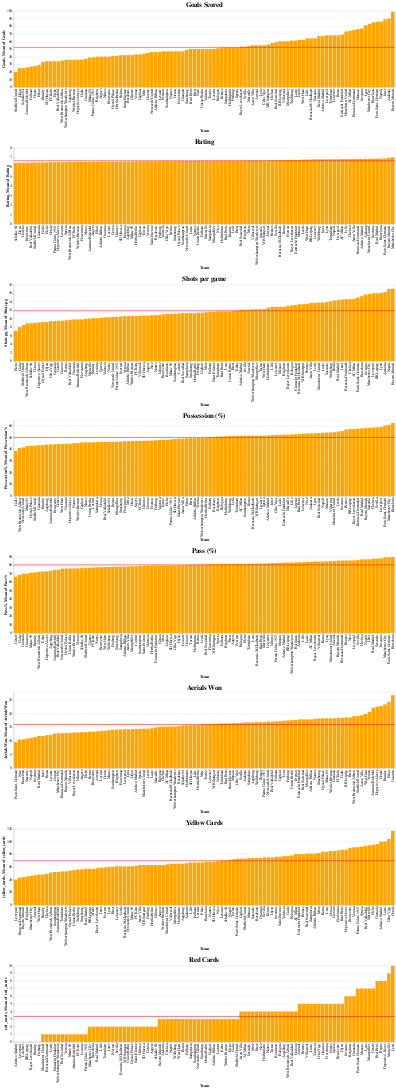

The code cell stored with this chart in its notebook:
### Code cell
# GIRAFFE - BAR CHART SERIES

import pandas as pd
import altair as alt


df = pd.read_csv("FootballTeams.csv", index_col=False)

tournaments=["Bundesliga", "LaLiga", "Ligue 1", "Premier League", "Serie A"]


single = alt.selection(type='single')


tournament_dropdown = alt.binding_select(options=[None] + tournaments, labels = ["All"] + tournaments)

tournament = alt.selection_single(fields=['Tournament'], bind=tournament_dropdown, name=" ")

goals_chart = alt.Chart(df).mark_bar().encode(
    x=alt.X("Team:O", sort="y"),
    y=alt.Y("Goals:Q"),
    color= alt.condition(single, alt.ColorValue("orange"), alt.ColorValue("steelblue")),
).properties(
    width=1500,
    title="Goals Scored"
)


goals_rule = alt.Chart(df).mark_rule(color='red').encode(
    y='mean(Goals):Q',
    size=alt.value(2)
)

ratings_chart = alt.Chart(df).mark_bar().encode(
    x=alt.X("Team:O", sort="y"),
    y=alt.Y("Rating:Q", scale=alt.Scale(zero=False)),
    color= alt.condition(single, alt.ColorValue("orange"), alt.ColorValue("steelblue")),
).properties(
    width=1500,
    title="Rating"
)


ratings_rule = alt.Chart(df).mark_rule(color='red').encode(
    y='mean(Rating):Q',
    size=alt.value(2)
)



shots_chart = alt.Chart(df).mark_bar().encode(
    x=alt.X("Team:O", sort="y"),
    y=alt.Y("Shots pg:Q"),
    color= alt.condition(single, alt.ColorValue("orange"), alt.ColorValue("steelblue")),
).properties(
    width=1500,
    title="Shots per game"
)

shots_rule = alt.Chart(df).mark_rule(color='red').encode(
    y='mean(Shots pg):Q',
    size=alt.value(2)
)

possession_chart = alt.Chart(df).mark_bar().encode(
    x=alt.X("Team:O", sort="y"),
    y=alt.Y("Possession%:Q"),
    color= alt.condition(single, alt.ColorValue("orange"), alt.ColorValue("steelblue")),
).properties(
    width=1500,
    title="Possession (%)"
)

possession_rule = alt.Chart(df).mark_rule(color='red').encode(
    y='mean(Possession%):Q',
    size=alt.value(2)
)


pass_chart = alt.Chart(df).mark_bar().encode(
    x=alt.X("Team:O", sort="y"),
    y=alt.Y("Pass%:Q"),
    color= alt.condition(single, alt.ColorValue("orange"), alt.ColorValue("steelblue")),
).properties(
    width=1500,
    title="Pass (%)"
)

pass_rule = alt.Chart(df).mark_rule(color='red').encode(
    y='mean(Pass%):Q',
    size=alt.value(2)
)

arials_chart = alt.Chart(df).mark_bar().encode(
    x=alt.X("Team:O", sort="y"),
    y=alt.Y("AerialsWon:Q"),
    color= alt.condition(single, alt.ColorValue("orange"), alt.ColorValue("steelblue")),
).properties(
    width=1500,
    title="Aerials Won"
)

arials_rule = alt.Chart(df).mark_rule(color='red').encode(
    y='mean(AerialsWon):Q',
    size=alt.value(2)
)

yellows_chart = alt.Chart(df).mark_bar().encode(
    x=alt.X("Team:O", sort="y"),
    y=alt.Y("yellow_cards:Q"),
    color= alt.condition(single, alt.ColorValue("orange"), alt.ColorValue("steelblue")),
).properties(
    width=1500,
    title="Yellow Cards"
)

yellows_rule = alt.Chart(df).mark_rule(color='red').encode(
    y='mean(yellow_cards):Q',
    size=alt.value(2)
)


reds_chart = alt.Chart(df).mark_bar().encode(
    x=alt.X("Team:O", sort="y"),
    y=alt.Y("red_cards:Q"),
    color= alt.condition(single, alt.ColorValue("orange"), alt.ColorValue("steelblue")),
).properties(
    width=1500,
    title="Red Cards"
)

reds_rule = alt.Chart(df).mark_rule(color='red').encode(
    y='mean(red_cards):Q',
    size=alt.value(2)
)

from IPython.display import HTML
display(HTML("""
<style>
form.vega-bindings {
  position: absolute;
  left: 0px;
  top:0px;
}
</style>
"""))




chart = alt.vconcat((goals_chart+goals_rule), (ratings_chart + ratings_rule), (shots_chart + shots_rule), (possession_chart + possession_rule), 
                    (pass_chart + pass_rule), (arials_chart + arials_rule), (yellows_chart + yellows_rule), 
                    (reds_chart + reds_rule)
).configure_axis(
    labelFontSize=14,
    titleFontSize=16
).configure_title(
    fontSize=26
).add_selection(
    tournament,
    single
).transform_filter(
     tournament
)


#chart.save('bars.html')

chart

### Figure 1 — Vega-Lite specification as saved in the notebook (floating-point values rounded to 4 significant figures)
{"config": {"view": {"continuousWidth": 400, "continuousHeight": 300}, "axis": {"labelFontSize": 14, "titleFontSize": 16}, "title": {"fontSize": 26}}, "vconcat": [{"layer": [{"mark": "bar", "encoding": {"color": {"condition": {"value": "orange", "selection": "selector001"}, "value": "steelblue"}, "x": {"type": "ordinal", "field": "Team", "sort": "y"}, "y": {"type": "quantitative", "field": "Goals"}}, "selection": {" ": {"type": "single", "fields": ["Tournament"], "bind": {"input": "select", "options": [null, "Bundesliga", "LaLiga", "Ligue 1", "Premier League", "Serie A"], "labels": ["All", "Bundesliga", "LaLiga", "Ligue 1", "Premier League", "Serie A"]}}, "selector001": {"type": "single"}}, "title": "Goals Scored", "width": 1500}, {"mark": {"type": "rule", "color": "red"}, "encoding": {"size": {"value": 2}, "y": {"type": "quantitative", "aggregate": "mean", "field": "Goals"}}}]}, {"layer": [{"mark": "bar", "encoding": {"color": {"condition": {"value": "orange", "selection": "selector001"}, "value": "steelblue"}, "x": {"type": "ordinal", "field": "Team", "sort": "y"}, "y": {"type": "quantitative", "field": "Rating", "scale": {"zero": false}}}, "selection": {" ": {"type": "single", "fields": ["Tournament"], "bind": {"input": "select", "options": [null, "Bundesliga", "LaLiga", "Ligue 1", "Premier League", "Serie A"], "labels": ["All", "Bundesliga", "LaLiga", "Ligue 1", "Premier League", "Serie A"]}}, "selector001": {"type": "single"}}, "title": "Rating", "width": 1500}, {"mark": {"type": "rule", "color": "red"}, "encoding": {"size": {"value": 2}, "y": {"type": "quantitative", "aggregate": "mean", "field": "Rating"}}}]}, {"layer": [{"mark": "bar", "encoding": {"color": {"condition": {"value": "orange", "selection": "selector001"}, "value": "steelblue"}, "x": {"type": "ordinal", "field": "Team", "sort": "y"}, "y": {"type": "quantitative", "field": "Shots pg"}}, "selection": {" ": {"type": "single", "fields": ["Tournament"], "bind": {"input": "select", "options": [null, "Bundesliga", "LaLiga", "Ligue 1", "Premier League", "Serie A"], "labels": ["All", "Bundesliga", "LaLiga", "Ligue 1", "Premier League", "Serie A"]}}, "selector001": {"type": "single"}}, "title": "Shots per game", "width": 1500}, {"mark": {"type": "rule", "color": "red"}, "encoding": {"size": {"value": 2}, "y": {"type": "quantitative", "aggregate": "mean", "field": "Shots pg"}}}]}, {"layer": [{"mark": "bar", "encoding": {"color": {"condition": {"value": "orange", "selection": "selector001"}, "value": "steelblue"}, "x": {"type": "ordinal", "field": "Team", "sort": "y"}, "y": {"type": "quantitative", "field": "Possession%"}}, "selection": {" ": {"type": "single", "fields": ["Tournament"], "bind": {"input": "select", "options": [null, "Bundesliga", "LaLiga", "Ligue 1", "Premier League", "Serie A"], "labels": ["All", "Bundesliga", "LaLiga", "Ligue 1", "Premier League", "Serie A"]}}, "selector001": {"type": "single"}}, "title": "Possession (%)", "width": 1500}, {"mark": {"type": "rule", "color": "red"}, "encoding": {"size": {"value": 2}, "y": {"type": "quantitative", "aggregate": "mean", "field": "Possession%"}}}]}, {"layer": [{"mark": "bar", "encoding": {"color": {"condition": {"value": "orange", "selection": "selector001"}, "value": "steelblue"}, "x": {"type": "ordinal", "field": "Team", "sort": "y"}, "y": {"type": "quantitative", "field": "Pass%"}}, "selection": {" ": {"type": "single", "fields": ["Tournament"], "bind": {"input": "select", "options": [null, "Bundesliga", "LaLiga", "Ligue 1", "Premier League", "Serie A"], "labels": ["All", "Bundesliga", "LaLiga", "Ligue 1", "Premier League", "Serie A"]}}, "selector001": {"type": "single"}}, "title": "Pass (%)", "width": 1500}, {"mark": {"type": "rule", "color": "red"}, "encoding": {"size": {"value": 2}, "y": {"type": "quantitative", "aggregate": "mean", "field": "Pass%"}}}]}, {"layer": [{"mark": "bar", "encoding": {"color": {"condition": {"value": "orange", "selection": "selector001"}, "value": "steelblue"}, "x": {"type": "ordinal", "field": "Team", "sort": "y"}, "y": {"type": "quantitative", "field": "AerialsWon"}}, "selection": {" ": {"type": "single", "fields": ["Tournament"], "bind": {"input": "select", "options": [null, "Bundesliga", "LaLiga", "Ligue 1", "Premier League", "Serie A"], "labels": ["All", "Bundesliga", "LaLiga", "Ligue 1", "Premier League", "Serie A"]}}, "selector001": {"type": "single"}}, "title": "Aerials Won", "width": 1500}, {"mark": {"type": "rule", "color": "red"}, "encoding": {"size": {"value": 2}, "y": {"type": "quantitative", "aggregate": "mean", "field": "AerialsWon"}}}]}, {"layer": [{"mark": "bar", "encoding": {"color": {"condition": {"value": "orange", "selection": "selector001"}, "value": "steelblue"}, "x": {"type": "ordinal", "field": "Team", "sort": "y"}, "y": {"type": "quantitative", "field": "yellow_cards"}}, "selection": {" ": {"type": "single", "fields": ["Tournament"], "bind": {"input": "select", "options": [null, "Bundesliga", "LaLiga", "Ligue 1", "Premier League", "Serie A"], "labels": ["All", "Bundesliga", "LaLiga", "Ligue 1", "Premier League", "Serie A"]}}, "selector001": {"type": "single"}}, "title": "Yellow Cards", "width": 1500}, {"mark": {"type": "rule", "color": "red"}, "encoding": {"size": {"value": 2}, "y": {"type": "quantitative", "aggregate": "mean", "field": "yellow_cards"}}}]}, {"layer": [{"mark": "bar", "encoding": {"color": {"condition": {"value": "orange", "selection": "selector001"}, "value": "steelblue"}, "x": {"type": "ordinal", "field": "Team", "sort": "y"}, "y": {"type": "quantitative", "field": "red_cards"}}, "selection": {" ": {"type": "single", "fields": ["Tournament"], "bind": {"input": "select", "options": [null, "Bundesliga", "LaLiga", "Ligue 1", "Premier League", "Serie A"], "labels": ["All", "Bundesliga", "LaLiga", "Ligue 1", "Premier League", "Serie A"]}}, "selector001": {"type": "single"}}, "title": "Red Cards", "width": 1500}, {"mark": {"type": "rule", "color": "red"}, "encoding": {"size": {"value": 2}, "y": {"type": "quantitative", "aggregate": "mean", "field": "red_cards"}}}]}], "data": {"name": "data-62cc35df9dc3a4a1d0334878586540a4"}, "transform": [{"filter": {"selection": " "}}], "$schema": "https://vega.github.io/schema/vega-lite/v4.8.1.json", "datasets": {"data-62cc35df9dc3a4a1d0334878586540a4": [{"Team": "Manchester City", "Tournament": "Premier League", "Goals": 83, "Shots pg": 15.8, "yellow_cards": 46, "red_cards": 2, "Possession%": 60.8, "Pass%": 89.4, "AerialsWon": 12.8, "Rating": 7.01}, {"Team": "Bayern Munich", "Tournament": "Bundesliga", "Goals": 99, "Shots pg": 17.1, "yellow_cards": 44, "red_cards": 3, "Possession%": 58.1, "Pass%": 85.5, "AerialsWon": 12.9, "Rating": 6.95}, {"Team": "Paris Saint-Germain", "Tournament": "Ligue 1", "Goals": 86, "Shots pg": 15.0, "yellow_cards": 73, "red_cards": 7, "Possession%": 60.1, "Pass%": 89.5, "AerialsWon": 9.5, "Rating": 6.88}, {"Team": "Barcelona", "Tournament": "LaLiga", "Goals": 85, "Shots pg": 15.3, "yellow_cards": 68, "red_cards": 2, "Possession%": 62.4, "Pass%": 89.7, "AerialsWon": 10.6, "Rating": 6.87}, {"Team": "Real Madrid", "Tournament": "LaLiga", "Goals": 67, "Shots pg": 14.4, "yellow_cards": 57, "red_cards": 2, "Possession%": 57.7, "Pass%": 87.7, "AerialsWon": 11.8, "Rating": 6.86}, {"Team": "Manchester United", "Tournament": "Premier League", "Goals": 73, "Shots pg": 13.8, "yellow_cards": 64, "red_cards": 1, "Possession%": 54.5, "Pass%": 84.8, "AerialsWon": 14.5, "Rating": 6.85}, {"Team": "Juventus", "Tournament": "Serie A", "Goals": 77, "Shots pg": 15.7, "yellow_cards": 76, "red_cards": 6, "Possession%": 55.4, "Pass%": 88.3, "AerialsWon": 11.4, "Rating": 6.85}, {"Team": "Aston Villa", "Tournament": "Premier League", "Goals": 55, "Shots pg": 13.7, "yellow_cards": 63, "red_cards": 4, "Possession%": 49.1, "Pass%": 78.6, "AerialsWon": 19.4, "Rating": 6.84}, {"Team": "Borussia Dortmund", "Tournament": "Bundesliga", "Goals": 75, "Shots pg": 14.6, "yellow_cards": 43, "red_cards": 1, "Possession%": 57.5, "Pass%": 85.5, "AerialsWon": 12.8, "Rating": 6.84}, {"Team": "Atletico Madrid", "Tournament": "LaLiga", "Goals": 67, "Shots pg": 12.1, "yellow_cards": 100, "red_cards": 0, "Possession%": 51.8, "Pass%": 83.1, "AerialsWon": 14.4, "Rating": 6.84}, {"Team": "Atalanta", "Tournament": "Serie A", "Goals": 90, "Shots pg": 16.3, "yellow_cards": 66, "red_cards": 3, "Possession%": 53.5, "Pass%": 83.5, "AerialsWon": 16.8, "Rating": 6.84}, {"Team": "Chelsea", "Tournament": "Premier League", "Goals": 58, "Shots pg": 14.6, "yellow_cards": 49, "red_cards": 3, "Possession%": 58.6, "Pass%": 87.0, "AerialsWon": 15.2, "Rating": 6.83}, {"Team": "Liverpool", "Tournament": "Premier League", "Goals": 68, "Shots pg": 16.0, "yellow_cards": 40, "red_cards": 0, "Possession%": 59.0, "Pass%": 85.7, "AerialsWon": 14.3, "Rating": 6.82}, {"Team": "AC Milan", "Tournament": "Serie A", "Goals": 74, "Shots pg": 14.7, "yellow_cards": 80, "red_cards": 4, "Possession%": 51.4, "Pass%": 84.0, "AerialsWon": 15.2, "Rating": 6.82}, {"Team": "Lille", "Tournament": "Ligue 1", "Goals": 64, "Shots pg": 12.8, "yellow_cards": 67, "red_cards": 2, "Possession%": 52.6, "Pass%": 83.5, "AerialsWon": 15.8, "Rating": 6.82}, {"Team": "Tottenham", "Tournament": "Premier League", "Goals": 68, "Shots pg": 11.7, "yellow_cards": 53, "red_cards": 2, "Possession%": 51.3, "Pass%": 81.8, "AerialsWon": 16.4, "Rating": 6.81}, {"Team": "Napoli", "Tournament": "Serie A", "Goals": 86, "Shots pg": 17.0, "yellow_cards": 71, "red_cards": 3, "Possession%": 54.1, "Pass%": 87.0, "AerialsWon": 11.1, "Rating": 6.81}, {"Team": "Leicester", "Tournament": "Premier League", "Goals": 68, "Shots pg": 12.8, "yellow_cards": 61, "red_cards": 0, "Possession%": 53.2, "Pass%": 82.1, "AerialsWon": 16.2, "Rating": 6.8}, {"Team": "Wolfsburg", "Tournament": "Bundesliga", "Goals": 61, "Shots pg": 14.1, "yellow_cards": 56, "red_cards": 3, "Possession%": 51.0, "Pass%": 78.0, "AerialsWon": 16.9, "Rating": 6.8}, {"Team": "Inter", "Tournament": "Serie A", "Goals": 89, "Shots pg": 14.5, "yellow_cards": 59, "red_cards": 2, "Possession%": 52.0, "Pass%": 87.0, "AerialsWon": 11.8, "Rating": 6.8}, {"Team": "Lyon", "Tournament": "Ligue 1", "Goals": 81, "Shots pg": 16.1, "yellow_cards": 60, "red_cards": 10, "Possession%": 53.6, "Pass%": 84.7, "AerialsWon": 14.3, "Rating": 6.8}, {"Team": "RB Leipzig", "Tournament": "Bundesliga", "Goals": 60, "Shots pg": 16.0, "yellow_cards": 57, "red_cards": 0, "Possession%": 57.3, "Pass%": 83.2, "AerialsWon": 18.6, "Rating": 6.78}, {"Team": "Leeds", "Tournament": "Premier League", "Goals": 62, "Shots pg": 13.7, "yellow_cards": 61, "red_cards": 1, "Possession%": 55.1, "Pass%": 80.8, "AerialsWon": 14.5, "Rating": 6.77}, {"Team": "West Ham", "Tournament": "Premier League", "Goals": 62, "Shots pg": 12.3, "yellow_cards": 48, "red_cards": 3, "Possession%": 44.5, "Pass%": 77.8, "AerialsWon": 19.9, "Rating": 6.77}, {"Team": "Everton", "Tournament": "Premier League", "Goals": 47, "Shots pg": 10.5, "yellow_cards": 59, "red_cards": 2, "Possession%": 47.3, "Pass%": 81.4, "AerialsWon": 17.7, "Rating": 6.73}, {"Team": "Bayer Leverkusen", "Tournament": "Bundesliga", "Goals": 53, "Shots pg": 13.0, "yellow_cards": 58, "red_cards": 0, "Possession%": 57.3, "Pass%": 84.4, "AerialsWon": 13.1, "Rating": 6.73}, {"Team": "Eintracht Frankfurt", "Tournament": "Bundesliga", "Goals": 69, "Shots pg": 13.2, "yellow_cards": 80, "red_cards": 1, "Possession%": 52.4, "Pass%": 79.6, "AerialsWon": 17.9, "Rating": 6.73}, {"Team": "Monaco", "Tournament": "Ligue 1", "Goals": 76, "Shots pg": 12.8, "yellow_cards": 74, "red_cards": 7, "Possession%": 54.2, "Pass%": 82.7, "AerialsWon": 16.5, "Rating": 6.73}, {"Team": "Roma", "Tournament": "Serie A", "Goals": 68, "Shots pg": 14.3, "yellow_cards": 84, "red_cards": 3, "Possession%": 51.5, "Pass%": 84.5, "AerialsWon": 12.1, "Rating": 6.71}, {"Team": "Sevilla", "Tournament": "LaLiga", "Goals": 53, "Shots pg": 12.1, "yellow_cards": 75, "red_cards": 2, "Possession%": 58.7, "Pass%": 86.2, "AerialsWon": 16.6, "Rating": 6.7}, {"Team": "Borussia M.Gladbach", "Tournament": "Bundesliga", "Goals": 64, "Shots pg": 13.4, "yellow_cards": 61, "red_cards": 2, "Possession%": 51.5, "Pass%": 82.0, "AerialsWon": 15.3, "Rating": 6.7}, {"Team": "Arsenal", "Tournament": "Premier League", "Goals": 55, "Shots pg": 12.1, "yellow_cards": 47, "red_cards": 5, "Possession%": 52.7, "Pass%": 85.0, "AerialsWon": 13.5, "Rating": 6.69}, {"Team": "Rennes", "Tournament": "Ligue 1", "Goals": 52, "Shots pg": 13.5, "yellow_cards": 80, "red_cards": 5, "Possession%": 56.8, "Pass%": 85.6, "AerialsWon": 16.9, "Rating": 6.69}, {"Team": "VfB Stuttgart", "Tournament": "Bundesliga", "Goals": 56, "Shots pg": 13.4, "yellow_cards": 63, "red_cards": 2, "Possession%": 51.5, "Pass%": 81.1, "AerialsWon": 16.3, "Rating": 6.68}, {"Team": "Wolverhampton Wanderers", "Tournament": "Premier League", "Goals": 36, "Shots pg": 12.2, "yellow_cards": 53, "red_cards": 1, "Possession%": 49.7, "Pass%": 83.2, "AerialsWon": 15.3, "Rating": 6.67}, {"Team": "Sassuolo", "Tournament": "Serie A", "Goals": 64, "Shots pg": 13.9, "yellow_cards": 74, "red_cards": 4, "Possession%": 58.2, "Pass%": 87.8, "AerialsWon": 10.9, "Rating": 6.67}, {"Team": "Metz", "Tournament": "Ligue 1", "Goals": 44, "Shots pg": 11.5, "yellow_cards": 82, "red_cards": 4, "Possession%": 46.9, "Pass%": 79.8, "AerialsWon": 16.1, "Rating": 6.66}, {"Team": "Villarreal", "Tournament": "LaLiga", "Goals": 60, "Shots pg": 10.7, "yellow_cards": 65, "red_cards": 5, "Possession%": 54.3, "Pass%": 84.4, "AerialsWon": 13.0, "Rating": 6.66}, {"Team": "Real Sociedad", "Tournament": "LaLiga", "Goals": 59, "Shots pg": 11.3, "yellow_cards": 81, "red_cards": 1, "Possession%": 53.7, "Pass%": 80.8, "AerialsWon": 17.9, "Rating": 6.65}, {"Team": "Brighton", "Tournament": "Premier League", "Goals": 40, "Shots pg": 12.8, "yellow_cards": 45, "red_cards": 6, "Possession%": 50.7, "Pass%": 81.3, "AerialsWon": 14.2, "Rating": 6.65}, {"Team": "Real Betis", "Tournament": "LaLiga", "Goals": 50, "Shots pg": 11.7, "yellow_cards": 87, "red_cards": 8, "Possession%": 52.9, "Pass%": 82.0, "AerialsWon": 16.4, "Rating": 6.64}, {"Team": "Burnley", "Tournament": "Premier League", "Goals": 33, "Shots pg": 10.1, "yellow_cards": 48, "red_cards": 0, "Possession%": 43.5, "Pass%": 71.6, "AerialsWon": 23.4, "Rating": 6.64}, {"Team": "Lens", "Tournament": "Ligue 1", "Goals": 55, "Shots pg": 11.7, "yellow_cards": 84, "red_cards": 7, "Possession%": 51.1, "Pass%": 81.8, "AerialsWon": 17.4, "Rating": 6.64}, {"Team": "Brest", "Tournament": "Ligue 1", "Goals": 50, "Shots pg": 11.8, "yellow_cards": 60, "red_cards": 4, "Possession%": 49.4, "Pass%": 81.3, "AerialsWon": 18.6, "Rating": 6.64}, {"Team": "Fulham", "Tournament": "Premier League", "Goals": 27, "Shots pg": 11.6, "yellow_cards": 67, "red_cards": 3, "Possession%": 50.0, "Pass%": 81.2, "AerialsWon": 17.2, "Rating": 6.63}, {"Team": "Marseille", "Tournament": "Ligue 1", "Goals": 54, "Shots pg": 10.0, "yellow_cards": 94, "red_cards": 9, "Possession%": 52.4, "Pass%": 82.0, "AerialsWon": 14.9, "Rating": 6.63}, {"Team": "Sampdoria", "Tournament": "Serie A", "Goals": 52, "Shots pg": 11.3, "yellow_cards": 81, "red_cards": 3, "Possession%": 46.1, "Pass%": 78.5, "AerialsWon": 16.8, "Rating": 6.63}, {"Team": "Montpellier", "Tournament": "Ligue 1", "Goals": 60, "Shots pg": 12.2, "yellow_cards": 65, "red_cards": 7, "Possession%": 46.4, "Pass%": 78.8, "AerialsWon": 17.9, "Rating": 6.63}, {"Team": "Nice", "Tournament": "Ligue 1", "Goals": 50, "Shots pg": 10.8, "yellow_cards": 69, "red_cards": 4, "Possession%": 53.4, "Pass%": 85.6, "AerialsWon": 10.5, "Rating": 6.63}, {"Team": "Hoffenheim", "Tournament": "Bundesliga", "Goals": 52, "Shots pg": 12.6, "yellow_cards": 65, "red_cards": 4, "Possession%": 50.8, "Pass%": 80.7, "AerialsWon": 15.7, "Rating": 6.63}, {"Team": "Southampton", "Tournament": "Premier League", "Goals": 47, "Shots pg": 11.2, "yellow_cards": 52, "red_cards": 3, "Possession%": 51.4, "Pass%": 79.3, "AerialsWon": 14.1, "Rating": 6.62}, {"Team": "Newcastle United", "Tournament": "Premier League", "Goals": 46, "Shots pg": 10.4, "yellow_cards": 61, "red_cards": 3, "Possession%": 41.6, "Pass%": 76.0, "AerialsWon": 17.1, "Rating": 6.62}, {"Team": "Lazio", "Tournament": "Serie A", "Goals": 61, "Shots pg": 13.8, "yellow_cards": 100, "red_cards": 5, "Possession%": 52.2, "Pass%": 83.8, "AerialsWon": 14.6, "Rating": 6.62}, {"Team": "Nantes", "Tournament": "Ligue 1", "Goals": 47, "Shots pg": 10.8, "yellow_cards": 68, "red_cards": 4, "Possession%": 45.2, "Pass%": 77.0, "AerialsWon": 18.1, "Rating": 6.62}, {"Team": "Union Berlin", "Tournament": "Bundesliga", "Goals": 50, "Shots pg": 11.7, "yellow_cards": 55, "red_cards": 2, "Possession%": 45.9, "Pass%": 76.2, "AerialsWon": 17.6, "Rating": 6.62}, {"Team": "Strasbourg", "Tournament": "Ligue 1", "Goals": 49, "Shots pg": 11.3, "yellow_cards": 56, "red_cards": 3, "Possession%": 46.5, "Pass%": 78.3, "AerialsWon": 18.3, "Rating": 6.61}, {"Team": "Crystal Palace", "Tournament": "Premier League", "Goals": 41, "Shots pg": 9.2, "yellow_cards": 54, "red_cards": 2, "Possession%": 42.9, "Pass%": 76.1, "AerialsWon": 18.3, "Rating": 6.61}, {"Team": "Freiburg", "Tournament": "Bundesliga", "Goals": 52, "Shots pg": 11.4, "yellow_cards": 63, "red_cards": 0, "Possession%": 47.5, "Pass%": 78.1, "AerialsWon": 17.5, "Rating": 6.6}, {"Team": "Valencia", "Tournament": "LaLiga", "Goals": 50, "Shots pg": 10.3, "yellow_cards": 77, "red_cards": 5, "Possession%": 47.9, "Pass%": 79.4, "AerialsWon": 16.3, "Rating": 6.6}, {"Team": "Celta Vigo", "Tournament": "LaLiga", "Goals": 55, "Shots pg": 9.4, "yellow_cards": 104, "red_cards": 5, "Possession%": 52.0, "Pass%": 79.9, "AerialsWon": 16.5, "Rating": 6.6}, {"Team": "Reims", "Tournament": "Ligue 1", "Goals": 42, "Shots pg": 9.6, "yellow_cards": 75, "red_cards": 8, "Possession%": 46.3, "Pass%": 80.7, "AerialsWon": 13.4, "Rating": 6.6}, {"Team": "Torino", "Tournament": "Serie A", "Goals": 50, "Shots pg": 12.2, "yellow_cards": 72, "red_cards": 4, "Possession%": 48.0, "Pass%": 80.5, "AerialsWon": 16.1, "Rating": 6.59}, {"Team": "Verona", "Tournament": "Serie A", "Goals": 43, "Shots pg": 10.6, "yellow_cards": 91, "red_cards": 1, "Possession%": 49.6, "Pass%": 76.3, "AerialsWon": 20.6, "Rating": 6.59}, {"Team": "Saint-Etienne", "Tournament": "Ligue 1", "Goals": 42, "Shots pg": 11.6, "yellow_cards": 76, "red_cards": 2, "Possession%": 49.0, "Pass%": 79.3, "AerialsWon": 16.4, "Rating": 6.59}, {"Team": "Bordeaux", "Tournament": "Ligue 1", "Goals": 42, "Shots pg": 11.1, "yellow_cards": 74, "red_cards": 4, "Possession%": 50.2, "Pass%": 83.3, "AerialsWon": 15.4, "Rating": 6.59}, {"Team": "Hertha Berlin", "Tournament": "Bundesliga", "Goals": 41, "Shots pg": 11.3, "yellow_cards": 63, "red_cards": 3, "Possession%": 49.8, "Pass%": 79.5, "AerialsWon": 15.8, "Rating": 6.58}, {"Team": "Cagliari", "Tournament": "Serie A", "Goals": 43, "Shots pg": 11.4, "yellow_cards": 73, "red_cards": 3, "Possession%": 45.8, "Pass%": 79.8, "AerialsWon": 17.2, "Rating": 6.58}, {"Team": "Mainz 05", "Tournament": "Bundesliga", "Goals": 39, "Shots pg": 11.1, "yellow_cards": 61, "red_cards": 1, "Possession%": 42.7, "Pass%": 71.3, "AerialsWon": 18.3, "Rating": 6.57}, {"Team": "Bologna", "Tournament": "Serie A", "Goals": 51, "Shots pg": 13.1, "yellow_cards": 78, "red_cards": 4, "Possession%": 50.7, "Pass%": 81.5, "AerialsWon": 15.1, "Rating": 6.56}, {"Team": "Augsburg", "Tournament": "Bundesliga", "Goals": 36, "Shots pg": 9.9, "yellow_cards": 65, "red_cards": 4, "Possession%": 44.0, "Pass%": 73.6, "AerialsWon": 16.8, "Rating": 6.56}, {"Team": "Udinese", "Tournament": "Serie A", "Goals": 42, "Shots pg": 10.9, "yellow_cards": 63, "red_cards": 2, "Possession%": 47.2, "Pass%": 82.5, "AerialsWon": 13.1, "Rating": 6.55}, {"Team": "SD Huesca", "Tournament": "LaLiga", "Goals": 34, "Shots pg": 10.7, "yellow_cards": 68, "red_cards": 2, "Possession%": 48.7, "Pass%": 79.8, "AerialsWon": 15.7, "Rating": 6.55}, {"Team": "Athletic Bilbao", "Tournament": "LaLiga", "Goals": 46, "Shots pg": 10.6, "yellow_cards": 81, "red_cards": 3, "Possession%": 49.4, "Pass%": 78.5, "AerialsWon": 17.9, "Rating": 6.54}, {"Team": "Osasuna", "Tournament": "LaLiga", "Goals": 37, "Shots pg": 9.8, "yellow_cards": 74, "red_cards": 5, "Possession%": 44.6, "Pass%": 70.2, "AerialsWon": 26.8, "Rating": 6.54}, {"Team": "Lorient", "Tournament": "Ligue 1", "Goals": 50, "Shots pg": 11.2, "yellow_cards": 67, "red_cards": 3, "Possession%": 45.9, "Pass%": 78.8, "AerialsWon": 13.7, "Rating": 6.54}, {"Team": "Genoa", "Tournament": "Serie A", "Goals": 47, "Shots pg": 9.0, "yellow_cards": 85, "red_cards": 2, "Possession%": 46.1, "Pass%": 79.7, "AerialsWon": 13.7, "Rating": 6.54}, {"Team": "Arminia Bielefeld", "Tournament": "Bundesliga", "Goals": 26, "Shots pg": 9.8, "yellow_cards": 52, "red_cards": 1, "Possession%": 44.1, "Pass%": 74.6, "AerialsWon": 22.2, "Rating": 6.53}, {"Team": "Angers", "Tournament": "Ligue 1", "Goals": 40, "Shots pg": 10.7, "yellow_cards": 63, "red_cards": 2, "Possession%": 47.1, "Pass%": 81.3, "AerialsWon": 13.2, "Rating": 6.53}, {"Team": "Eibar", "Tournament": "LaLiga", "Goals": 29, "Shots pg": 11.9, "yellow_cards": 67, "red_cards": 3, "Possession%": 49.2, "Pass%": 72.6, "AerialsWon": 24.4, "Rating": 6.53}, {"Team": "Werder Bremen", "Tournament": "Bundesliga", "Goals": 36, "Shots pg": 10.6, "yellow_cards": 63, "red_cards": 3, "Possession%": 45.2, "Pass%": 76.2, "AerialsWon": 18.3, "Rating": 6.52}, {"Team": "Fiorentina", "Tournament": "Serie A", "Goals": 47, "Shots pg": 9.8, "yellow_cards": 86, "red_cards": 5, "Possession%": 46.8, "Pass%": 81.0, "AerialsWon": 14.2, "Rating": 6.52}, {"Team": "Nimes", "Tournament": "Ligue 1", "Goals": 40, "Shots pg": 10.3, "yellow_cards": 57, "red_cards": 5, "Possession%": 45.8, "Pass%": 77.5, "AerialsWon": 14.0, "Rating": 6.52}, {"Team": "West Bromwich Albion", "Tournament": "Premier League", "Goals": 35, "Shots pg": 8.9, "yellow_cards": 51, "red_cards": 4, "Possession%": 41.0, "Pass%": 72.2, "AerialsWon": 19.1, "Rating": 6.51}, {"Team": "FC Koln", "Tournament": "Bundesliga", "Goals": 34, "Shots pg": 10.6, "yellow_cards": 62, "red_cards": 1, "Possession%": 47.1, "Pass%": 77.3, "AerialsWon": 18.5, "Rating": 6.51}, {"Team": "Deportivo Alaves", "Tournament": "LaLiga", "Goals": 36, "Shots pg": 9.1, "yellow_cards": 87, "red_cards": 8, "Possession%": 44.6, "Pass%": 72.9, "AerialsWon": 22.6, "Rating": 6.5}, {"Team": "Levante", "Tournament": "LaLiga", "Goals": 46, "Shots pg": 10.1, "yellow_cards": 70, "red_cards": 1, "Possession%": 51.5, "Pass%": 80.1, "AerialsWon": 12.2, "Rating": 6.5}, {"Team": "Spezia", "Tournament": "Serie A", "Goals": 52, "Shots pg": 10.2, "yellow_cards": 92, "red_cards": 5, "Possession%": 51.6, "Pass%": 81.1, "AerialsWon": 14.4, "Rating": 6.5}, {"Team": "Getafe", "Tournament": "LaLiga", "Goals": 28, "Shots pg": 9.5, "yellow_cards": 117, "red_cards": 7, "Possession%": 44.4, "Pass%": 66.5, "AerialsWon": 22.8, "Rating": 6.49}, {"Team": "Parma Calcio 1913", "Tournament": "Serie A", "Goals": 39, "Shots pg": 10.4, "yellow_cards": 91, "red_cards": 1, "Possession%": 48.4, "Pass%": 82.5, "AerialsWon": 16.9, "Rating": 6.49}, {"Team": "Elche", "Tournament": "LaLiga", "Goals": 34, "Shots pg": 7.1, "yellow_cards": 95, "red_cards": 3, "Possession%": 48.1, "Pass%": 81.5, "AerialsWon": 13.2, "Rating": 6.48}, {"Team": "Granada", "Tournament": "LaLiga", "Goals": 47, "Shots pg": 9.4, "yellow_cards": 96, "red_cards": 6, "Possession%": 43.4, "Pass%": 70.0, "AerialsWon": 18.3, "Rating": 6.47}, {"Team": "Cadiz", "Tournament": "LaLiga", "Goals": 36, "Shots pg": 8.0, "yellow_cards": 77, "red_cards": 3, "Possession%": 38.5, "Pass%": 68.8, "AerialsWon": 18.5, "Rating": 6.47}, {"Team": "Real Valladolid", "Tournament": "LaLiga", "Goals": 34, "Shots pg": 9.7, "yellow_cards": 93, "red_cards": 4, "Possession%": 46.2, "Pass%": 74.8, "AerialsWon": 17.1, "Rating": 6.46}, {"Team": "Sheffield United", "Tournament": "Premier League", "Goals": 20, "Shots pg": 8.5, "yellow_cards": 73, "red_cards": 3, "Possession%": 43.0, "Pass%": 76.9, "AerialsWon": 19.1, "Rating": 6.46}, {"Team": "Crotone", "Tournament": "Serie A", "Goals": 45, "Shots pg": 9.5, "yellow_cards": 85, "red_cards": 4, "Possession%": 47.2, "Pass%": 80.4, "AerialsWon": 12.7, "Rating": 6.43}, {"Team": "Benevento", "Tournament": "Serie A", "Goals": 40, "Shots pg": 11.0, "yellow_cards": 90, "red_cards": 5, "Possession%": 44.2, "Pass%": 77.7, "AerialsWon": 13.4, "Rating": 6.43}, {"Team": "Dijon", "Tournament": "Ligue 1", "Goals": 25, "Shots pg": 9.2, "yellow_cards": 75, "red_cards": 5, "Possession%": 46.9, "Pass%": 80.0, "AerialsWon": 14.3, "Rating": 6.42}, {"Team": "Schalke 04", "Tournament": "Bundesliga", "Goals": 25, "Shots pg": 8.9, "yellow_cards": 70, "red_cards": 2, "Possession%": 46.2, "Pass%": 76.5, "AerialsWon": 15.6, "Rating": 6.41}]}}
